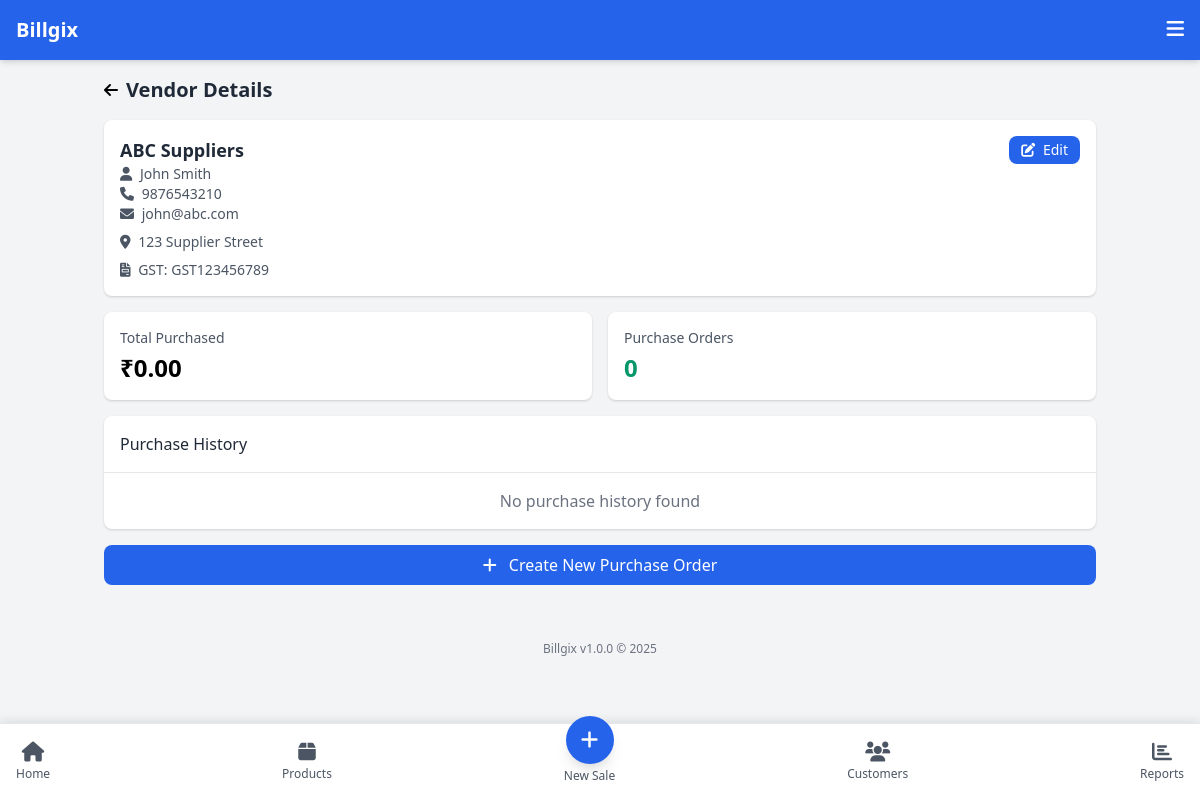
The page /modules/vendors/view.php?id=1 on the database its author committed.
### tables this page shows
CREATE TABLE IF NOT EXISTS vendors (
    id INT AUTO_INCREMENT PRIMARY KEY,
    name VARCHAR(100) NOT NULL,
    contactPerson VARCHAR(100),
    phone VARCHAR(20) NOT NULL,
    email VARCHAR(100),
    address TEXT,
    gstNumber VARCHAR(50),
    createdAt DATETIME NOT NULL,
    updatedAt DATETIME
);

### includes/db.php (called while the page is built, shortened)
<?php
class Database {
    private $conn;
    public function __construct() {
        try {
            $this->conn = new PDO(
                "mysql:host=" . DB_HOST . ";dbname=" . DB_NAME,
                DB_USER,
                DB_PASS,
                array(PDO::ATTR_ERRMODE => PDO::ERRMODE_EXCEPTION)
            );
        } catch(PDOException $e) {
            echo "Connection Error: " . $e->getMessage();
            exit;
        }
    }
    public function query($sql, $params = []) {
        $stmt = $this->conn->prepare($sql);
        $stmt->execute($params);
        return $stmt;
    }
    public function select($sql, $params = []) {
        $stmt = $this->query($sql, $params);
        return $stmt->fetchAll(PDO::FETCH_ASSOC);
    }
}
$db = new Database();
?>

### includes/functions.php (called while the page is built, shortened)
<?php
require_once 'db.php';
function formatCurrency($amount) {
    return CURRENCY . number_format($amount, 2);
}
?>

### modules/vendors/view.php (the view, shortened to what this page needs)
<?php
$basePath = '../../';
include $basePath . 'includes/header.php';
$vendorId = (int)$_GET['id'];
$vendor = $db->select("SELECT * FROM vendors WHERE id = :id", ['id' => $vendorId]);
$vendor = $vendor[0];
$purchases = $db->select("SELECT p.*,
                        (SELECT COUNT(*) FROM purchase_items WHERE purchaseId = p.id) as itemCount
                        FROM purchases p
                        WHERE p.vendorId = :vendorId
                        ORDER BY p.createdAt DESC",
                        ['vendorId' => $vendorId]);
$totalSpent = 0;
$purchaseCount = count($purchases);
?>
<div class="mb-6">
    <div class="flex items-center mb-4">
        <a href="list.php" class="mr-2 text-slate-950">
            <i class="fas fa-arrow-left"></i>
        </a>
        <h2 class="text-xl font-bold text-gray-800">Vendor Details</h2>
    </div>
    <div class="bg-white rounded-lg shadow p-4 mb-4">
        <div class="flex justify-between items-start">
            <div>
                <h3 class="text-lg font-bold text-gray-800"><?= $vendor['name'] ?></h3>
                <?php if (!empty($vendor['contactPerson'])): ?>
                <p class="text-sm text-gray-600"><i class="fas fa-user mr-1"></i> <?= $vendor['contactPerson'] ?></p>
                <?php endif; ?>
                <?php if (!empty($vendor['phone'])): ?>
                <p class="text-sm text-gray-600"><i class="fas fa-phone mr-1"></i> <?= $vendor['phone'] ?></p>
                <?php endif; ?>
                <?php if (!empty($vendor['email'])): ?>
                <p class="text-sm text-gray-600"><i class="fas fa-envelope mr-1"></i> <?= $vendor['email'] ?></p>
                <?php endif; ?>
                <?php if (!empty($vendor['address'])): ?>
                <p class="text-sm text-gray-600 mt-2"><i class="fas fa-map-marker-alt mr-1"></i> <?= $vendor['address'] ?></p>
                <?php endif; ?>
                <?php if (!empty($vendor['gstNumber'])): ?>
                <p class="text-sm text-gray-600 mt-2"><i class="fas fa-file-invoice mr-1"></i> GST: <?= $vendor['gstNumber'] ?></p>
                <?php endif; ?>
            </div>
            <a href="edit.php?id=<?= $vendor['id'] ?>" class="bg-blue-600 text-white py-1 px-3 rounded-lg text-sm">
                <i class="fas fa-edit mr-1"></i> Edit
            </a>
        </div>
    </div>
    <div class="grid grid-cols-2 gap-4 mb-4">
        <div class="bg-white rounded-lg shadow p-4">
            <h3 class="text-sm text-gray-600 mb-1">Total Purchased</h3>
            <p class="text-2xl font-bold text-slate-950"><?= formatCurrency($totalSpent) ?></p>
        </div>
        <div class="bg-white rounded-lg shadow p-4">
            <h3 class="text-sm text-gray-600 mb-1">Purchase Orders</h3>
            <p class="text-2xl font-bold text-green-600"><?= $purchaseCount ?></p>
        </div>
    </div>
    <div class="bg-white rounded-lg shadow overflow-hidden">
        <div class="p-4 border-b">
            <h3 class="text-md font-medium text-gray-800">Purchase History</h3>
        </div>
        <?php if (count($purchases) > 0): ?>
        <ul class="divide-y">
            <?php foreach($purchases as $purchase): ?>
            <li class="p-4">
                <div class="flex justify-between items-center">
                    <div>
                        <p class="font-medium"><?= $purchase['purchaseNumber'] ?></p>
                        <p class="text-sm text-gray-600">
                            <?= date('M d, Y', strtotime($purchase['createdAt'])) ?> •
                            <?= $purchase['itemCount'] ?> item<?= $purchase['itemCount'] > 1 ? 's' : '' ?>
                        </p>
                    </div>
                    <div class="text-right">
                        <p class="font-bold text-slate-950"><?= formatCurrency($purchase['totalAmount']) ?></p>
                        <p class="text-xs
                            <?= $purchase['paymentStatus'] == 'Paid' ? 'text-green-600' :
                               ($purchase['paymentStatus'] == 'Partial' ? 'text-yellow-600' : 'text-red-600') ?>">
                            <?= $purchase['paymentStatus'] ?>
                        </p>
                    </div>
                </div>
            </li>
            <?php endforeach; ?>
        </ul>
        <?php else: ?>
        <div class="p-4 text-center text-gray-500">
            No purchase history found
        </div>
        <?php endif; ?>
    </div>
    <div class="mt-4 grid grid-cols-1 gap-4">
        <a href="../purchases/add.php?vendor=<?= $vendor['id'] ?>" class="block bg-blue-600 text-white py-2 px-4 rounded-lg text-center">
            <i class="fas fa-plus mr-2"></i> Create New Purchase Order
        </a>
    </div>
</div>
<nav class="fixed bottom-0 left-0 right-0 bg-white border-t flex justify-between items-center p-2 bottom-nav">
    <a href="../../index.php" class="flex flex-col items-center p-2 text-gray-600">
        <i class="fas fa-home text-xl"></i>
        <span class="text-xs mt-1">Home</span>
    </a>
    <a href="../products/list.php" class="flex flex-col items-center p-2 text-gray-600">
        <i class="fas fa-box text-xl"></i>
        <span class="text-xs mt-1">Products</span>
    </a>
    <a href="../sales/add.php" class="flex flex-col items-center p-2 text-gray-600">
        <div class="bg-blue-600 text-white rounded-full w-12 h-12 flex items-center justify-center -mt-6 shadow-lg">
            <i class="fas fa-plus text-xl"></i>
        </div>
        <span class="text-xs mt-1">New Sale</span>
    </a>
    <a href="../customers/list.php" class="flex flex-col items-center p-2 text-gray-600">
        <i class="fas fa-users text-xl"></i>
        <span class="text-xs mt-1">Customers</span>
    </a>
    <a href="../reports/sales.php" class="flex flex-col items-center p-2 text-gray-600">
        <i class="fas fa-chart-bar text-xl"></i>
        <span class="text-xs mt-1">Reports</span>
    </a>
</nav>
<?php
include $basePath . 'includes/footer.php';
?>

### includes/header.php (style rules this page uses)
body { touch-action: manipulation; -webkit-tap-highlight-color: transparent; -webkit-touch-callout: none; overscroll-behavior: none; }
.bottom-nav { box-shadow: 0 -2px 10px rgba(0, 0, 0, 0.1); }

### rows shown on the page
vendors: name "ABC Suppliers", contactPerson "John Smith", phone "9876543210", email "john@abc.com", address "123 Supplier Street", gstNumber "GST123456789"

### other values the page prints
APP_NAME "Billgix"
formatCurrency($totalSpent) "₹0.00"
$purchaseCount "0"
APP_VERSION "1.0.0"
